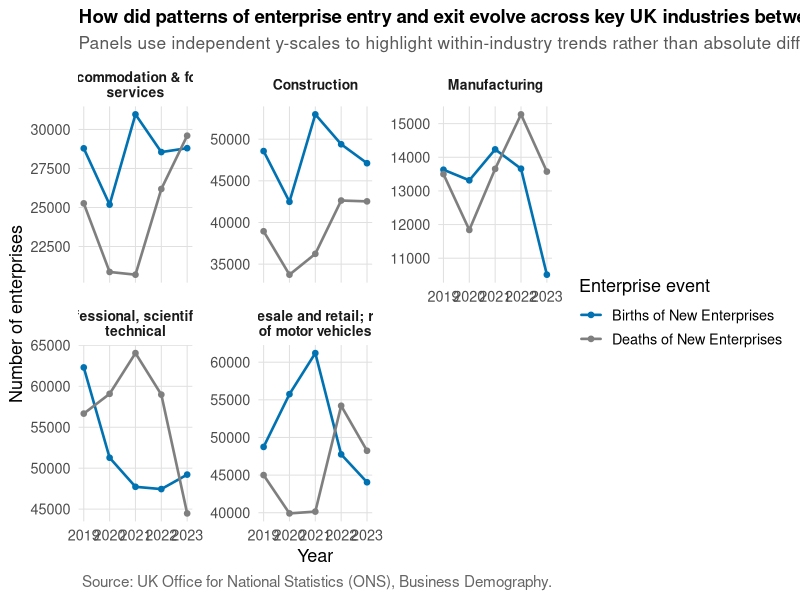
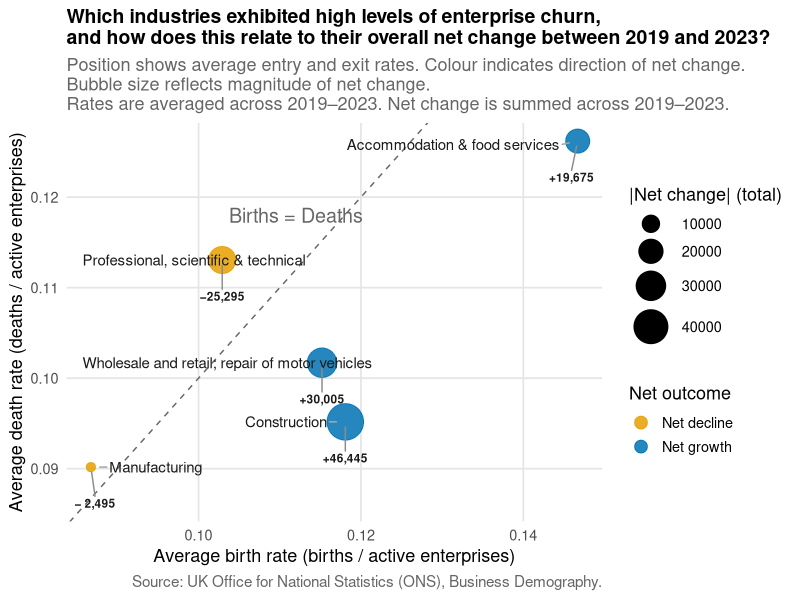
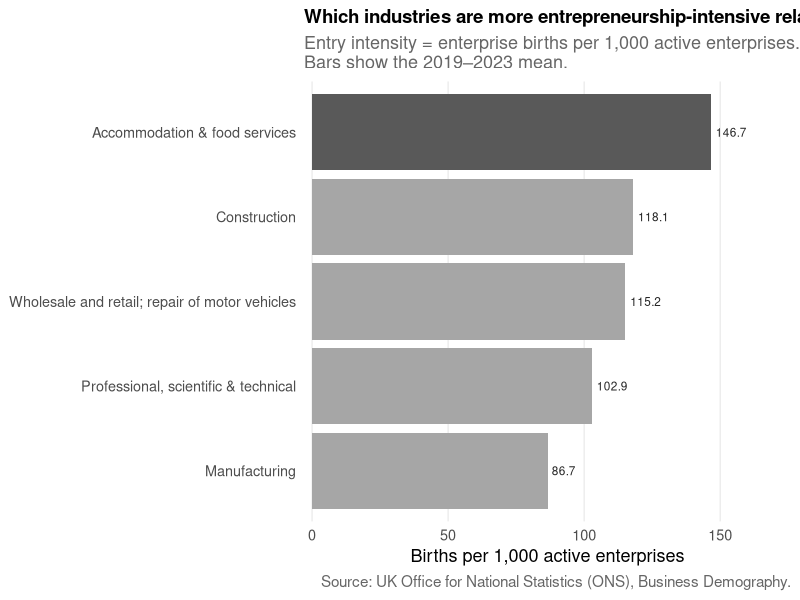
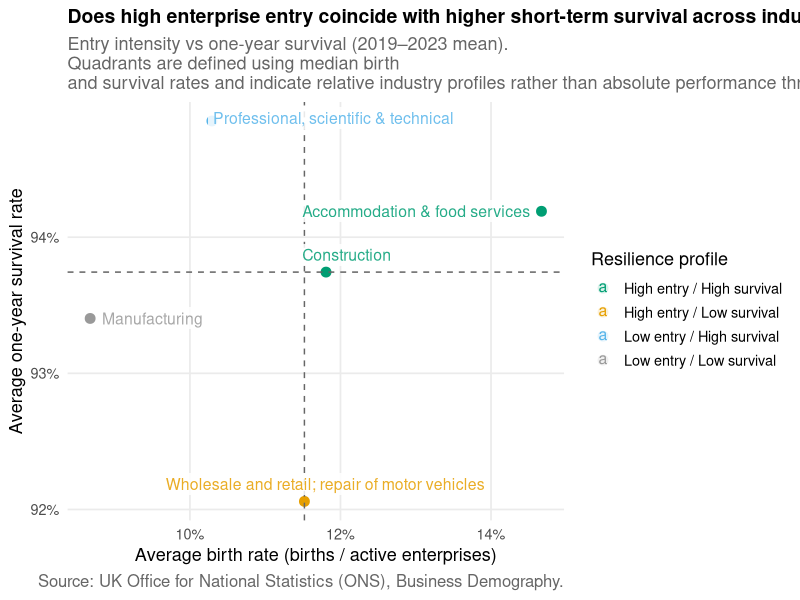
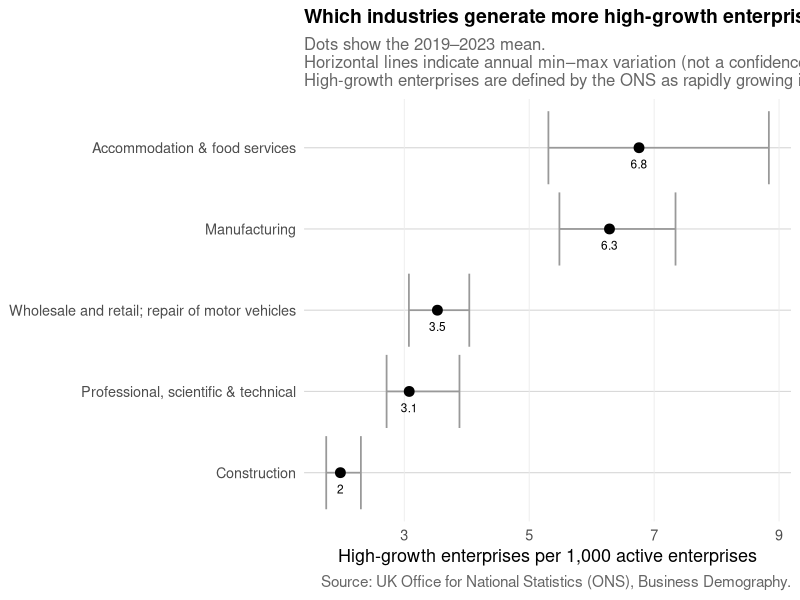

Reproduce these figures in R, in order.

library(tidyverse)
library(ggrepel)
library(scales)
library(dplyr)
library(ggplot2)



# Generate Figures 1–5 for the composite visualisation
# Input: section_year_business_demography.csv (section × year totals for the five selected industries)
# Notes:
#   - Rates are computed using active enterprises as the denominator
#   - Where averages are used, they summarise 2019–2023 to support cross-industry comparison


# Ensure output directory for visuals exists
visuals_dir <- "./Visuals"
if (!dir.exists(visuals_dir)) {
  dir.create(visuals_dir, recursive = TRUE)
}

business_demography_data <- read_csv(
  "./Dataset/Final_Master_Datasets/section_year_business_demography.csv"
)

# Figure 1: Entry and exit over time (counts)
# Shows how enterprise births and deaths evolved over time within each industry section.
# How did patterns of enterprise entry and exit evolve across key UK industries between 2019 and 2023 ?

viz_long <- business_demography_data %>%
  select(
    year,
    section_name,
    births_of_new_enterprises,
    deaths_of_new_enterprises
  ) %>%
  pivot_longer(
    cols = c(births_of_new_enterprises, deaths_of_new_enterprises),
    names_to = "event_type",
    values_to = "count"
  ) %>%
  mutate(
    # Wrap long industry names for facet strips so it prevents truncation/overlap
    section_name = str_wrap(section_name, width = 28),
    
    event_type = factor(
      event_type,
      levels = c("births_of_new_enterprises", "deaths_of_new_enterprises"),
      labels = c("Births of New Enterprises", "Deaths of New Enterprises")
    )
  )

plot_v1 <- ggplot(viz_long, aes(x = year, y = count, colour = event_type, group = event_type)) +
  geom_line(linewidth = 0.9, lineend = "round") +
  geom_point(size = 1.6) +
  facet_wrap(~ section_name, scales = "free_y") +
  scale_colour_manual(
    values = c(
      "Births of New Enterprises" = "#0072B2",
      "Deaths of New Enterprises" = "#7F7F7F" 
    )
  ) +
  scale_x_continuous(breaks = 2019:2023) +
  labs(
    title = "How did patterns of enterprise entry and exit evolve across key UK industries between 2019 and 2023?",
    subtitle = "Panels use independent y-scales to highlight within-industry trends rather than absolute differences across industries.",
    caption = "Source: UK Office for National Statistics (ONS), Business Demography.",
    x = "Year",
    y = "Number of enterprises",
    colour = "Enterprise event"
  ) +
  theme_minimal(base_size = 13) +
  theme(
    plot.title = element_text(
      face = "bold",
      size = 13.5
    ),
    plot.subtitle = element_text(
      size = 12.5,          
      colour = "grey35" 
    ),
    plot.caption = element_text(
      size = 11,
      colour = "grey40",
      hjust = 1
    ),
    strip.text = element_text(face = "bold", size = 10),
    panel.spacing = unit(0.9, "lines"),
    panel.grid.minor = element_blank(),
    panel.grid.major = element_line(colour = "grey88", linewidth = 0.35),
    legend.position = "right"
  )

ggsave(
  filename = file.path(visuals_dir, "visual_1_entry_exit_over_time.png"),
  plot = plot_v1,
  width = 10,
  height = 6,
  dpi = 300
)



# Figure 2: Churn and net change (rates + cumulative outcome)
# Compares churn intensity using average entry/exit rates and link this to cumulative net change.
# - Entry/exit are rates (births/active, deaths/active)
# - Rates are averaged across 2019–2023 for cross-industry comparison
# - Net change is summed across 2019–2023 to capture cumulative expansion or contraction
# Which industries exhibited high levels of enterprise churn, and how does this relate to their overall net change between 2019 and 2023?

viz_churn <- business_demography_data %>%
  filter(active_enterprises > 0) %>% 
  mutate(
    birth_rate = births_of_new_enterprises / active_enterprises,
    death_rate = deaths_of_new_enterprises / active_enterprises,
    net_change = births_of_new_enterprises - deaths_of_new_enterprises
  ) %>%
  group_by(section_name) %>%
  summarise(
    birth_rate_avg = mean(birth_rate, na.rm = TRUE),
    death_rate_avg = mean(death_rate, na.rm = TRUE),
    net_change_total = sum(net_change, na.rm = TRUE),
    .groups = "drop"
  ) %>%
  mutate(
    net_direction = if_else(net_change_total >= 0, "Net growth", "Net decline"),
    net_magnitude = abs(net_change_total)
  )


# Label the most informative points such as top magnitude changes 
top_labels <- viz_churn %>%
  slice_max(net_magnitude, n = 4) %>%
  bind_rows(viz_churn %>% dplyr::filter(section_name == "Manufacturing")) %>%
  distinct(section_name, .keep_all = TRUE)


plot_v2 <- ggplot(
  viz_churn,
  aes(
    x = birth_rate_avg,
    y = death_rate_avg,
    size = net_magnitude,
    colour = net_direction
  )
) +
  # Parity line is births = deaths (zero net change benchmark)
  geom_abline(slope = 1, intercept = 0, linetype = "dashed", colour = "grey40") +
  annotate(
    "text",
    x = 0.112,
    y = 0.118,
    label = "Births = Deaths",
    size = 5,
    colour = "grey40"
  ) +
  geom_point(alpha = 0.85) +
  ggrepel::geom_text_repel(
    aes(label = section_name),
    colour = "grey10",
    size = 3.8,
    box.padding = 0.8,
    point.padding = 0.7,
    force = 2,
    max.overlaps = Inf,
    min.segment.length = 0,
    segment.colour = "grey65",
    direction = "x" 
  ) +
  
  ggrepel::geom_text_repel(
    data = top_labels,
    aes(
      label = paste0(
        ifelse(net_change_total >= 0, "+", "−"),
        format(abs(round(net_change_total, 0)), big.mark = ",")
      )
    ),
    colour = "grey10",
    size = 3.0,
    fontface = "bold",
    box.padding = 0.4,
    point.padding = 0.5,
    force = 3,
    max.overlaps = Inf,
    min.segment.length = 0,
    segment.colour = "grey55",
    nudge_y = -0.004,  
    direction = "y"
  ) +
  scale_colour_manual(
    values = c(
      "Net growth"  = "#0072B2",
      "Net decline" = "#E69F00"
    )
  ) +
  scale_size_area(max_size = 12, name = "|Net change| (total)") +
  guides(
    colour = guide_legend(override.aes = list(size = 4)),
    size   = guide_legend(override.aes = list(alpha = 1))
  ) +
  labs(
    title = "Which industries exhibited high levels of enterprise churn,\nand how does this relate to their overall net change between 2019 and 2023?",
    subtitle = paste(
      "Position shows average entry and exit rates. Colour indicates direction of net change.",
      "Bubble size reflects magnitude of net change.",
      "Rates are averaged across 2019–2023. Net change is summed across 2019–2023.",
      sep = "\n"
    ),
    x = "Average birth rate (births / active enterprises)",
    y = "Average death rate (deaths / active enterprises)",
    colour = "Net outcome",
    caption = "Source: UK Office for National Statistics (ONS), Business Demography."
  ) +
  theme_minimal(base_size = 13) +
  theme(
    plot.title = element_text(face = "bold",size = 14),
    plot.subtitle = element_text(size = 13, colour = "grey40"),
    plot.caption = element_text(size = 11, colour = "grey40",hjust=1),
    panel.grid.major = element_line(colour = "grey90"),
    panel.grid.minor = element_blank(),
    legend.position = "right"
  )


ggsave(
  filename = file.path(visuals_dir, "visual_2_churn_and_net_change.png"),
  plot = plot_v2,
  width = 10,
  height = 6,
  dpi = 300
)


# Figure 3: Entry intensity (births per 1,000 active enterprises)
# Compares entry intensity after normalising births by the size of the industry (active enterprises).
# Which industries are more entrepreneurship-intensive relative to their size?

viz_entry_intensity <- business_demography_data %>%
  filter(active_enterprises > 0) %>% 
  group_by(section_name, year) %>%
  summarise(
    births = sum(births_of_new_enterprises, na.rm = TRUE),
    active = sum(active_enterprises, na.rm = TRUE),
    .groups = "drop"
  ) %>%
  mutate(rate_per_1000 = (births / active) * 1000) %>%
  group_by(section_name) %>%
  summarise(
    mean_rate = mean(rate_per_1000, na.rm = TRUE),
    .groups = "drop"
  ) %>%
  arrange(mean_rate) %>%
  mutate(
    section_name = factor(section_name, levels = section_name),
    is_top = row_number() == n()
    )

plot_v3 <- ggplot(viz_entry_intensity, aes(x = section_name, y = mean_rate)) +
  geom_col(aes(fill = is_top), show.legend = FALSE) +
  scale_fill_manual(values = c("TRUE" = "grey35", "FALSE" = "grey65")) +
  coord_flip() +
  geom_text(
    aes(label = sprintf("%.1f", mean_rate)),
    hjust = -0.15,
    colour = "grey15",
    size = 3
  ) +
  scale_y_continuous(expand = expansion(mult = c(0.02, 0.20))) +  
  labs(
    title = "Which industries are more entrepreneurship-intensive relative to their size?",
    subtitle = "Entry intensity = enterprise births per 1,000 active enterprises.\nBars show the 2019–2023 mean.",
    x = NULL,
    y = "Births per 1,000 active enterprises",
    caption = "Source: UK Office for National Statistics (ONS), Business Demography."
  ) +
  theme_minimal(base_size = 13) +
  theme(
    plot.title = element_text(face = "bold", size = 13.5),
    plot.subtitle = element_text(size = 13, colour = "grey40"),
    plot.caption = element_text(size = 11, colour = "grey40", hjust = 1),
    panel.grid.minor = element_blank(),
    panel.grid.major.y = element_blank(),
    panel.grid.major.x = element_line(colour = "grey90", linewidth = 0.35)
  )

ggsave(
  filename = file.path(visuals_dir, "visual_3_entry_intensity.png"),
  plot = plot_v3,
  width = 10,
  height = 6,
  dpi = 300
)


# Figure 4: Entry intensity vs one-year survival (median quadrants)
# Compares entry intensity to short-term survival and classify industries into relative profiles.
# Quadrants are defined using median splits (relative thresholds, not absolute benchmarks).

summary(business_demography_data$survival_rate)

# Does high enterprise entry coincide with higher short-term survival across industries?

viz_resilience <- business_demography_data %>%
  filter(active_enterprises > 0) %>%
  mutate(birth_rate = births_of_new_enterprises / active_enterprises) %>%
  group_by(section_name) %>%
  summarise(
    birth_rate_avg = mean(birth_rate, na.rm = TRUE),
    survival_rate_avg = mean(survival_rate, na.rm = TRUE),
    .groups = "drop"
  )

x_cut <- median(viz_resilience$birth_rate_avg, na.rm = TRUE)
y_cut <- median(viz_resilience$survival_rate_avg, na.rm = TRUE)

viz_resilience <- viz_resilience %>%
  mutate(
    quadrant = case_when(
      birth_rate_avg >= x_cut & survival_rate_avg >= y_cut ~ "High entry / High survival",
      birth_rate_avg <  x_cut & survival_rate_avg >= y_cut ~ "Low entry / High survival",
      birth_rate_avg >= x_cut & survival_rate_avg <  y_cut ~ "High entry / Low survival",
      TRUE                                                ~ "Low entry / Low survival"
    )
  )

plot_v4 <- ggplot(viz_resilience, aes(birth_rate_avg, survival_rate_avg, colour = quadrant)) +
  geom_point(size = 3) +
  geom_vline(xintercept = x_cut, linetype = "dashed", colour = "grey40") +
  geom_hline(yintercept = y_cut, linetype = "dashed", colour = "grey40") +
  ggrepel::geom_label_repel(
    aes(label = section_name),
    size = 4,
    fill = "white",
    alpha = 0.85,
    label.size = 0,
    seed = 1
  ) +
  scale_colour_manual(
    values = c(
      "High entry / High survival" = "#009E73",  
      "High entry / Low survival"  = "#E69F00",  
      "Low entry / High survival"  = "#56B4E9",  
      "Low entry / Low survival"   = "#999999"  
    )
  ) +
  scale_y_continuous(labels = percent_format(accuracy = 1)) +
  scale_x_continuous(labels = percent_format(accuracy = 1)) +
  labs(
    title = "Does high enterprise entry coincide with higher short-term survival across industries?",
    subtitle = "Entry intensity vs one-year survival (2019–2023 mean).\nQuadrants are defined using median birth \nand survival rates and indicate relative industry profiles rather than absolute performance thresholds.",
    x = "Average birth rate (births / active enterprises)",
    y = "Average one-year survival rate",
    colour = "Resilience profile",
    caption = "Source: UK Office for National Statistics (ONS), Business Demography."
  ) +
  theme_minimal(base_size = 13) +
  theme(
    plot.title = element_text(face = "bold",size = 14),
    plot.subtitle = element_text(size = 13, colour = "grey40"),
    plot.caption = element_text(size = 12, colour = "grey40",hjust=1),
    panel.grid.minor = element_blank()
  )

ggsave(
  filename = file.path(visuals_dir, "visual_4_entry_vs_survival.png"),
  plot = plot_v4,
  width = 10,
  height = 6,
  dpi = 300
)



# Figure 5: High-growth enterprises per 1,000 active enterprises (mean + min–max)
# Compares the intensity of high-growth enterprises after normalising by industry size.
# Min–max bars show annual variation across 2019–2023 (not a confidence interval).
# Which industries generate more high-growth enterprises relative to size?


viz_quality <- business_demography_data %>%
  filter(active_enterprises > 0) %>%                       
  group_by(section_name, year) %>%                         
  summarise(
    high_growth = sum(high_growth_enterprises, na.rm = TRUE),
    active      = sum(active_enterprises, na.rm = TRUE),
    .groups = "drop"
  ) %>%
  mutate(high_growth_per_1000 = (high_growth / active) * 1000) %>%
  group_by(section_name) %>%
  summarise(
    high_growth_mean = mean(high_growth_per_1000, na.rm = TRUE),
    high_growth_min  = min(high_growth_per_1000, na.rm = TRUE),
    high_growth_max  = max(high_growth_per_1000, na.rm = TRUE),
    .groups = "drop"
  )


plot_v5 <- ggplot(
  viz_quality,
  aes(
    x = high_growth_mean,
    y = reorder(section_name, high_growth_mean)
  )
) +
  geom_errorbar(
    aes(xmin = high_growth_min, xmax = high_growth_max),
    orientation = "y",
    height = 0.2,
    colour = "grey60",
    linewidth = 0.6
  ) +
  geom_point(size = 3, colour = "black") +
  geom_text(
    aes(label = round(high_growth_mean, 1)),
    nudge_y = -0.20,   
    size = 3,
    colour = "black"
  ) +
  labs(
    title = "Which industries generate more high-growth enterprises relative to size?",
    subtitle = "Dots show the 2019–2023 mean.\nHorizontal lines indicate annual min–max variation (not a confidence interval).\nHigh-growth enterprises are defined by the ONS as rapidly growing in employment.",
    x = "High-growth enterprises per 1,000 active enterprises",
    y = NULL,
    caption = "Source: UK Office for National Statistics (ONS), Business Demography."
  ) +
  theme_minimal(base_size = 13) +
  theme(
    plot.title = element_text(face = "bold",size=14),
    plot.subtitle = element_text(size = 12, colour = "grey40"),
    plot.caption = element_text(size = 11, colour = "grey40", hjust=1),
    panel.grid.major.y = element_line(colour = "grey85", linewidth = 0.4),
    panel.grid.major.x = element_line(colour = "grey92", linewidth = 0.3),
    panel.grid.minor = element_blank()
  )


ggsave(
  filename = file.path(visuals_dir, "visual_5_high_growth_intensity.png"),
  plot = plot_v5,
  width = 10,
  height = 6,
  dpi = 300
)
